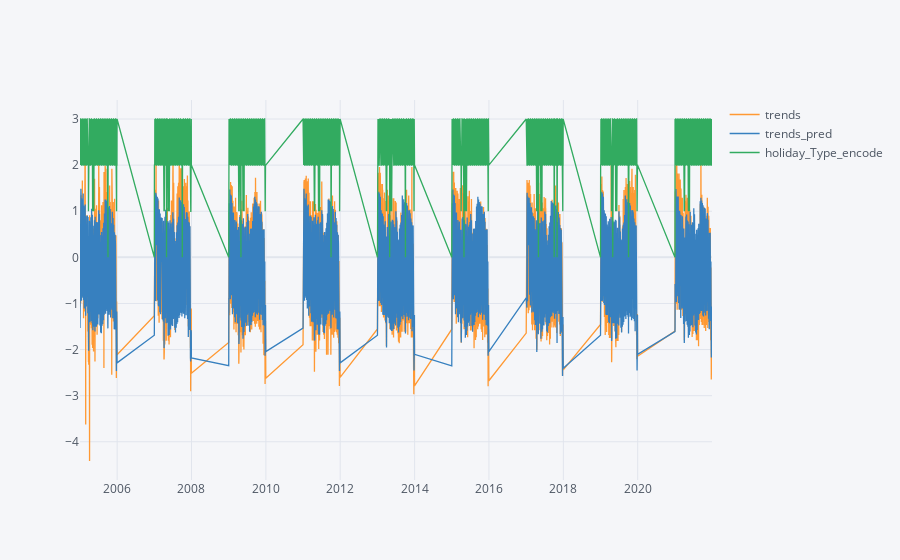

Here is the notebook cell this chart was saved with:
### Code cell
testdata[['trends','trends_pred','holiday_Type_encode']].iplot()

### Figure 1 — Plotly figure (JSON) as saved in the notebook; plotly's stock layout.template omitted (floating-point values rounded to 4 significant figures; data arrays with more than 128 entries replaced by an {"elided": "..."} marker saying what was removed)
{"data": [{"line": {"color": "rgba(255, 153, 51, 1.0)", "dash": "solid", "shape": "linear", "width": 1.3}, "mode": "lines", "name": "trends", "text": "", "type": "scatter", "x": {"elided": "3285 str values"}, "y": {"elided": "3285 float values"}}, {"line": {"color": "rgba(55, 128, 191, 1.0)", "dash": "solid", "shape": "linear", "width": 1.3}, "mode": "lines", "name": "trends_pred", "text": "", "type": "scatter", "x": {"elided": "3285 str values"}, "y": {"elided": "3285 float values"}}, {"line": {"color": "rgba(50, 171, 96, 1.0)", "dash": "solid", "shape": "linear", "width": 1.3}, "mode": "lines", "name": "holiday_Type_encode", "text": "", "type": "scatter", "x": {"elided": "3285 str values"}, "y": {"elided": "3285 int values"}}], "layout": {"legend": {"bgcolor": "#F5F6F9", "font": {"color": "#4D5663"}}, "paper_bgcolor": "#F5F6F9", "plot_bgcolor": "#F5F6F9", "title": {"font": {"color": "#4D5663"}}, "xaxis": {"gridcolor": "#E1E5ED", "showgrid": true, "tickfont": {"color": "#4D5663"}, "title": {"font": {"color": "#4D5663"}, "text": ""}, "zerolinecolor": "#E1E5ED"}, "yaxis": {"gridcolor": "#E1E5ED", "showgrid": true, "tickfont": {"color": "#4D5663"}, "title": {"font": {"color": "#4D5663"}, "text": ""}, "zerolinecolor": "#E1E5ED"}}}
